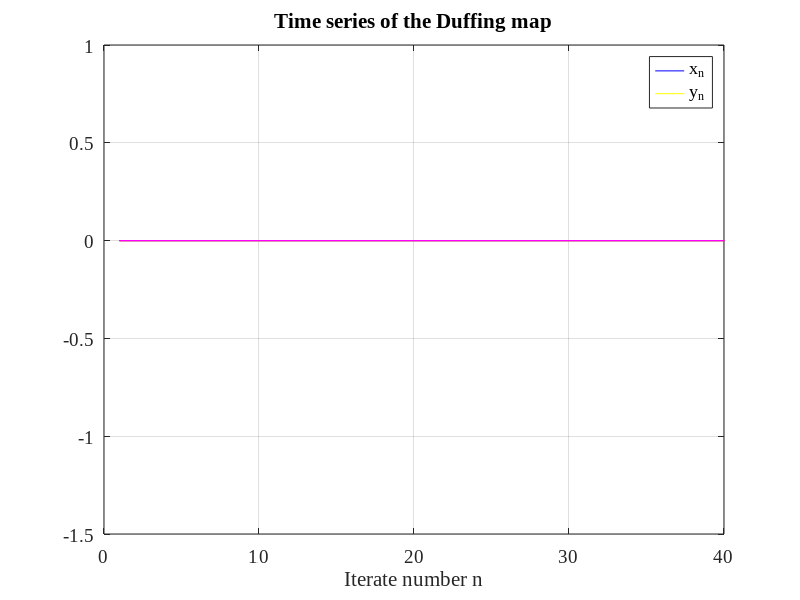

Write the MATLAB code that produced this figure.
clear variables
set(0, 'DefaultAxesFontName','Times New Roman','DefaultAxesFontSize',14);

Ntrans = 1024;
NT = 40;                                % number of times to complete the loop
A = 2.5;                                % independant value
B = 0.05;                               % Conrtol parameter
x0 = 0.75;                              % x start value
y0 = 0.0;                                  % y start value
epsilon = 0.001;

x10 = x0;                           %
x20 = x0 + epsilon; 
y10 = y0;
y20 = epsilon;                      %
n(1) = 0;                      % inital n function input (descrete time entry point

for j = 1:Ntrans
    x10 = B*x10*(1-x10);
    x20 = B*x20*(1-x20);
    y10 = B*y10*(1-y10);
    y20 = B*y20*(1-y20);
end


n(1) = Ntrans;                       %n value
y1(1) = y10;
y2(1) = y20;                               %intial y value
x1(1) = x10;                      %intial x value
x2(1) = x20;

for j = 1:NT;                                   %loop for running function with x and y
    y1(j+1) = -B*x1(j) + A*y1(j) - y1(j)^3;
    x1(j+1) = y1(j);
    y2(j+1) = -B*x2(j) + A*y2(j) - y2(j)^3;
    x2(j+1) = y2(j);
    n(j+1) = j;
end

figure(1)
plot(n,x1,'b',n,x2,'y',n,y1,'r',n,y2,'m')
grid on
axis ([0 NT -1.5 1.0])
xlabel('Iterate number n')
title('Time series of the Duffing map')
legend('x_n','y_n')